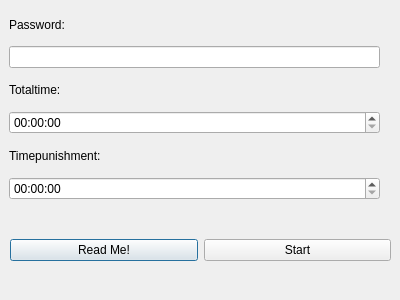
<?xml version="1.0" encoding="UTF-8"?>
<ui version="4.0">
 <class>SetupTimer</class>
 <widget class="QDialog" name="SetupTimer">
  <property name="geometry">
   <rect>
    <x>0</x>
    <y>0</y>
    <width>400</width>
    <height>300</height>
   </rect>
  </property>
  <property name="windowTitle">
   <string>Setup Timer</string>
  </property>
  <widget class="QWidget" name="gridLayoutWidget">
   <property name="geometry">
    <rect>
     <x>9</x>
     <y>9</y>
     <width>371</width>
     <height>191</height>
    </rect>
   </property>
   <layout class="QGridLayout" name="gridLayout">
    <item row="2" column="0">
     <widget class="QLabel" name="label_2">
      <property name="text">
       <string>Totaltime:</string>
      </property>
     </widget>
    </item>
    <item row="0" column="0">
     <widget class="QLabel" name="label">
      <property name="text">
       <string>Password:</string>
      </property>
     </widget>
    </item>
    <item row="5" column="0">
     <widget class="QTimeEdit" name="timeEdit">
      <property name="displayFormat">
       <string>HH:mm:ss</string>
      </property>
     </widget>
    </item>
    <item row="1" column="0">
     <widget class="QLineEdit" name="lineEdit"/>
    </item>
    <item row="3" column="0">
     <widget class="QTimeEdit" name="timeEdit2">
      <property name="displayFormat">
       <string>HH:mm:ss</string>
      </property>
     </widget>
    </item>
    <item row="4" column="0">
     <widget class="QLabel" name="label_3">
      <property name="text">
       <string>Timepunishment:</string>
      </property>
     </widget>
    </item>
   </layout>
   <zorder>timeEdit</zorder>
   <zorder>timeEdit2</zorder>
   <zorder>label</zorder>
   <zorder>label_2</zorder>
   <zorder>label_3</zorder>
   <zorder>lineEdit</zorder>
  </widget>
  <widget class="QWidget" name="horizontalLayoutWidget">
   <property name="geometry">
    <rect>
     <x>10</x>
     <y>210</y>
     <width>381</width>
     <height>80</height>
    </rect>
   </property>
   <layout class="QHBoxLayout" name="horizontalLayout">
    <item>
     <widget class="QPushButton" name="pushButtonReadMe">
      <property name="text">
       <string>Read Me!</string>
      </property>
     </widget>
    </item>
    <item>
     <widget class="QPushButton" name="pushButtonStart">
      <property name="text">
       <string>Start</string>
      </property>
     </widget>
    </item>
   </layout>
  </widget>
 </widget>
 <resources/>
 <connections/>
</ui>
